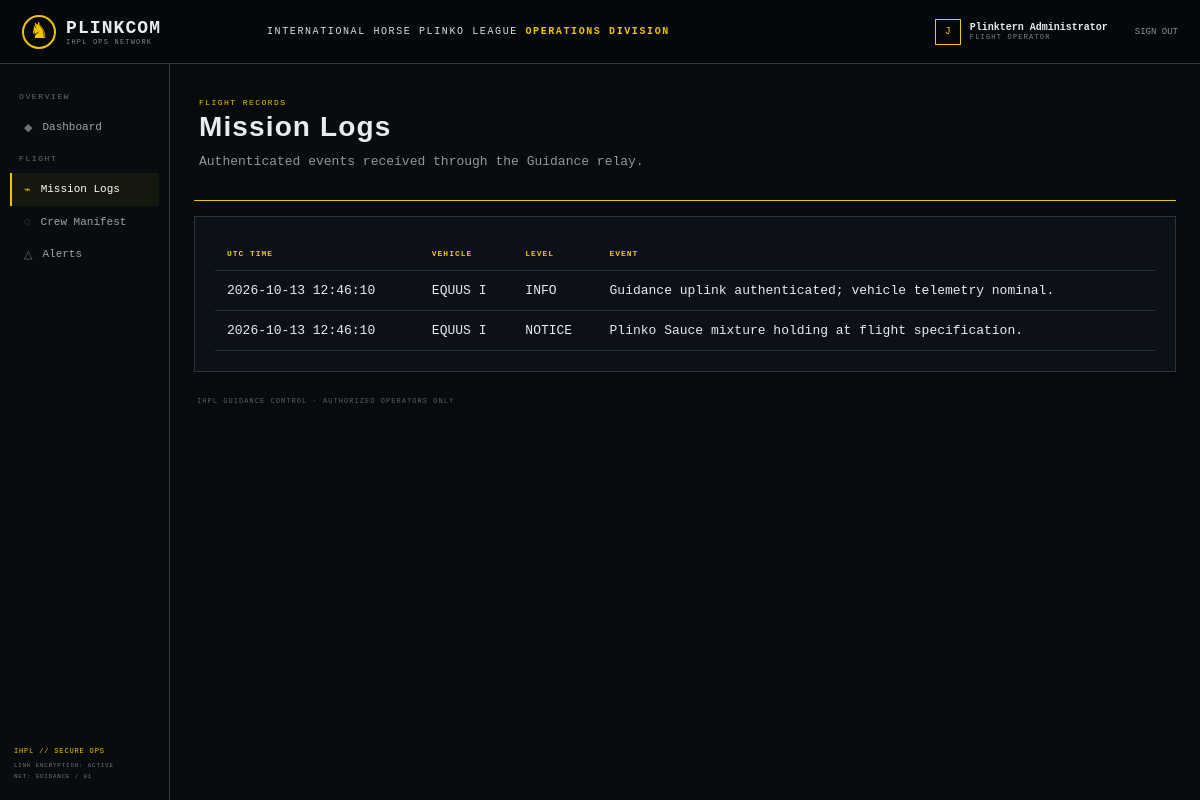
Page /guidance/plinkcom/public/mission-logs.php (signed in) on the committed database.
### tables this page shows
CREATE TABLE IF NOT EXISTS mission_events (
    id BIGINT UNSIGNED AUTO_INCREMENT PRIMARY KEY,
    rocket_id INT UNSIGNED NOT NULL,
    severity ENUM('INFO','NOTICE','WARNING') NOT NULL DEFAULT 'INFO',
    event_text VARCHAR(255) NOT NULL,
    occurred_at TIMESTAMP NOT NULL DEFAULT CURRENT_TIMESTAMP,
    CONSTRAINT fk_event_rocket FOREIGN KEY (rocket_id) REFERENCES rockets(id) ON DELETE CASCADE
);

CREATE TABLE IF NOT EXISTS rockets (
    id INT UNSIGNED AUTO_INCREMENT PRIMARY KEY,
    callsign VARCHAR(64) NOT NULL UNIQUE,
    mission VARCHAR(128) NOT NULL,
    status ENUM('NOMINAL','HOLD','ABORT') NOT NULL DEFAULT 'NOMINAL',
    phase VARCHAR(64) NOT NULL,
    altitude_km DECIMAL(10,2) NOT NULL DEFAULT 0,
    velocity_kms DECIMAL(8,3) NOT NULL DEFAULT 0,
    fuel_percent DECIMAL(5,2) NOT NULL DEFAULT 100,
    engine_temp_c DECIMAL(7,2) NOT NULL DEFAULT 21,
    updated_at TIMESTAMP NOT NULL DEFAULT CURRENT_TIMESTAMP ON UPDATE CURRENT_TIMESTAMP
);

### guidance/plinkcom/public/mission-logs.php (the view, shortened to what this page needs)
<?php
require_once dirname(__DIR__) . '/app/bootstrap.php';
$events = [];
try { $events = db()->query('SELECT r.callsign, e.severity, e.event_text, e.occurred_at FROM mission_events e JOIN rockets r ON r.id=e.rocket_id ORDER BY e.occurred_at DESC LIMIT 50')->fetch_all(MYSQLI_ASSOC); } catch (Throwable $e) { error_log($e->getMessage()); }
page_top('Mission Logs', '/mission-logs.php');
?>
<div class="page-heading"><p class="eyebrow">FLIGHT RECORDS</p><h1>Mission Logs</h1><p>Authenticated events received through the Guidance relay.</p></div>
<section class="card"><table><thead><tr><th>UTC TIME</th><th>VEHICLE</th><th>LEVEL</th><th>EVENT</th></tr></thead><tbody><?php foreach ($events as $event): ?><tr><td><?= e($event['occurred_at']) ?></td><td><?= e($event['callsign']) ?></td><td><?= e($event['severity']) ?></td><td><?= e($event['event_text']) ?></td></tr><?php endforeach; ?></tbody></table></section>
<?php page_bottom(); ?>

### guidance/plinkcom/app/bootstrap.php (shortened to what this page needs)
<?php
function db(): mysqli
{
    $connection = new mysqli(
        getenv('PLINKCOM_DB_HOST') ?: '172.16.1.40',
        getenv('PLINKCOM_DB_USER') ?: 'jmoney',
        getenv('PLINKCOM_DB_PASSWORD') ?: 'H00ves0nTheM00n',
        getenv('PLINKCOM_DB_NAME') ?: 'plinkcom',
        (int) (getenv('PLINKCOM_DB_PORT') ?: 3306)
    );
    $connection->set_charset('utf8mb4');
    return $connection;
}
function e(string $value): string
{
    return htmlspecialchars($value, ENT_QUOTES | ENT_SUBSTITUTE, 'UTF-8');
}
function nav_item(string $href, string $label, string $icon, string $active): string
{
    $class = $active === $href ? 'nav-item active' : 'nav-item';
    return '<a class="' . $class . '" href="' . e($href) . '"><span>' . e($icon) . '</span>' . e($label) . '</a>';
}
function page_top(string $title, string $active = '/dashboard.php'): void
{
    $user = e($_SESSION['user']['display_name'] ?? 'Flight Operator');
    $safeTitle = e($title);
    echo <<<HTML
<!doctype html>
<html lang="en">
<head>
  <meta charset="utf-8">
  <meta name="viewport" content="width=device-width, initial-scale=1">
  <title>{$safeTitle} · PLINKCOM</title>
  <link rel="stylesheet" href="/assets/plinkcom.css">
</head>
<body>
<header class="topbar">
  <a class="brand" href="/dashboard.php"><span class="crest">♞</span><span><b>PLINKCOM</b><small>IHPL OPS NETWORK</small></span></a>
  <div class="system-title">INTERNATIONAL HORSE PLINKO LEAGUE <strong>OPERATIONS DIVISION</strong></div>
  <div class="operator"><span class="operator-mark">J</span><span><b>{$user}</b><small>FLIGHT OPERATOR</small></span><a href="/logout.php">SIGN OUT</a></div>
</header>
<div class="shell">
  <aside class="sidebar">
    <p class="nav-label">OVERVIEW</p>
HTML;
    echo nav_item('/dashboard.php', 'Dashboard', '◆', $active);
    echo '<p class="nav-label">FLIGHT</p>';
    echo nav_item('/mission-logs.php', 'Mission Logs', '⌁', $active);
    echo nav_item('/crew-manifest.php', 'Crew Manifest', '◌', $active);
    echo nav_item('/alerts.php', 'Alerts', '△', $active);
    echo '<div class="sidebar-foot"><span>IHPL // SECURE OPS</span><small>LINK ENCRYPTION: ACTIVE<br>NET: GUIDANCE / 01</small></div></aside><main class="content">';
}
function page_bottom(): void
{
    echo '<footer>IHPL GUIDANCE CONTROL · AUTHORIZED OPERATORS ONLY</footer></main></div><script src="/assets/plinkcom.js"></script></body></html>';
}

### guidance/plinkcom/public/assets/plinkcom.css (style rules this page uses)
:root { --ink:#070b0e;--panel:#0b1116;--line:#273038;--muted:#89949c;--gold:#f2c300;--blue:#6ca9d6;--good:#8ac37d;--text:#e8ecef }
* { box-sizing:border-box }
html,body { margin:0;min-height:100%;background:var(--ink);color:var(--text);font-family:Consolas,"SFMono-Regular",monospace;font-size:13px }
a { color:inherit;text-decoration:none }
.topbar { height:64px;border-bottom:1px solid #303840;display:flex;align-items:center;padding:0 22px;background:#05080a;position:sticky;top:0;z-index:2 }
.brand { display:flex;align-items:center;gap:10px;width:245px }
.brand b { font-size:18px;letter-spacing:.06em }
.brand small,.operator small { display:block;color:#7b858c;font-size:7px;letter-spacing:.17em }
.crest,.login-crest { color:var(--gold);border:2px solid var(--gold);border-radius:50%;display:grid;place-items:center }
.crest { width:34px;height:34px;font-size:22px }
.system-title { font-size:10px;letter-spacing:.16em;flex:1;color:#d9dee2 }
.system-title strong { color:var(--gold) }
.operator { display:flex;align-items:center;gap:9px;font-size:10px }
.operator-mark { width:26px;height:26px;border:1px solid var(--gold);color:var(--gold);display:grid;place-items:center }
.operator a { margin-left:18px;color:#87939a;font-size:9px }
.shell { display:grid;grid-template-columns:170px 1fr;min-height:calc(100vh - 64px) }
.sidebar { border-right:1px solid #303840;position:relative;padding:18px 10px;background:#080c0f }
.nav-label { color:#626d75;font-size:8px;letter-spacing:.2em;margin:10px 9px }
.nav-item { display:flex;gap:10px;padding:10px 12px;color:#9ba5ab;font-size:11px;border-left:2px solid transparent }
.nav-item:hover,.nav-item.active { background:#15180d;color:#fff;border-left-color:var(--gold) }
.nav-item span { color:#68737a }
.nav-item.active span { color:var(--gold) }
.sidebar-foot { position:absolute;bottom:18px;left:14px;color:var(--gold);font-size:7px;letter-spacing:.12em }
.sidebar-foot small { display:block;color:#6f7980;line-height:1.8;margin-top:6px }
.content { padding:22px 24px 0;min-width:0 }
.eyebrow { font-size:8px;letter-spacing:.18em;color:var(--gold);margin:0 0 6px }
.mission-head h1,.page-heading h1 { font:700 28px/1 Arial,sans-serif;margin:0 0 5px;letter-spacing:.04em }
table { width:100%;border-collapse:collapse }
th,td { text-align:left;padding:12px;border-bottom:1px solid #273038 }
th { color:var(--gold);font-size:8px;letter-spacing:.12em }
.page-heading { border-bottom:1px solid var(--gold);padding:12px 5px 18px;margin-bottom:15px }
.page-heading p:last-child { color:#8e999f }
.card { border:1px solid #29343c;background:#0b1116;padding:20px }
footer { color:#53616a;font-size:7px;letter-spacing:.15em;padding:25px 3px }

### rows in the picture
mission_events: occurred_at "2026-10-13 12:46:10", rocket.callsign "EQUUS I", severity "INFO", event_text "Guidance uplink authenticated; vehicle telemetry nominal."
mission_events: occurred_at "2026-10-13 12:46:10", rocket.callsign "EQUUS I", severity "NOTICE", event_text "Plinko Sauce mixture holding at flight specification."

### other values in the picture
$user "Plinktern Administrator"
$icon "◆ ⌁ ◌ △"
$label "Dashboard Mission Logs Crew Manifest Alerts"
